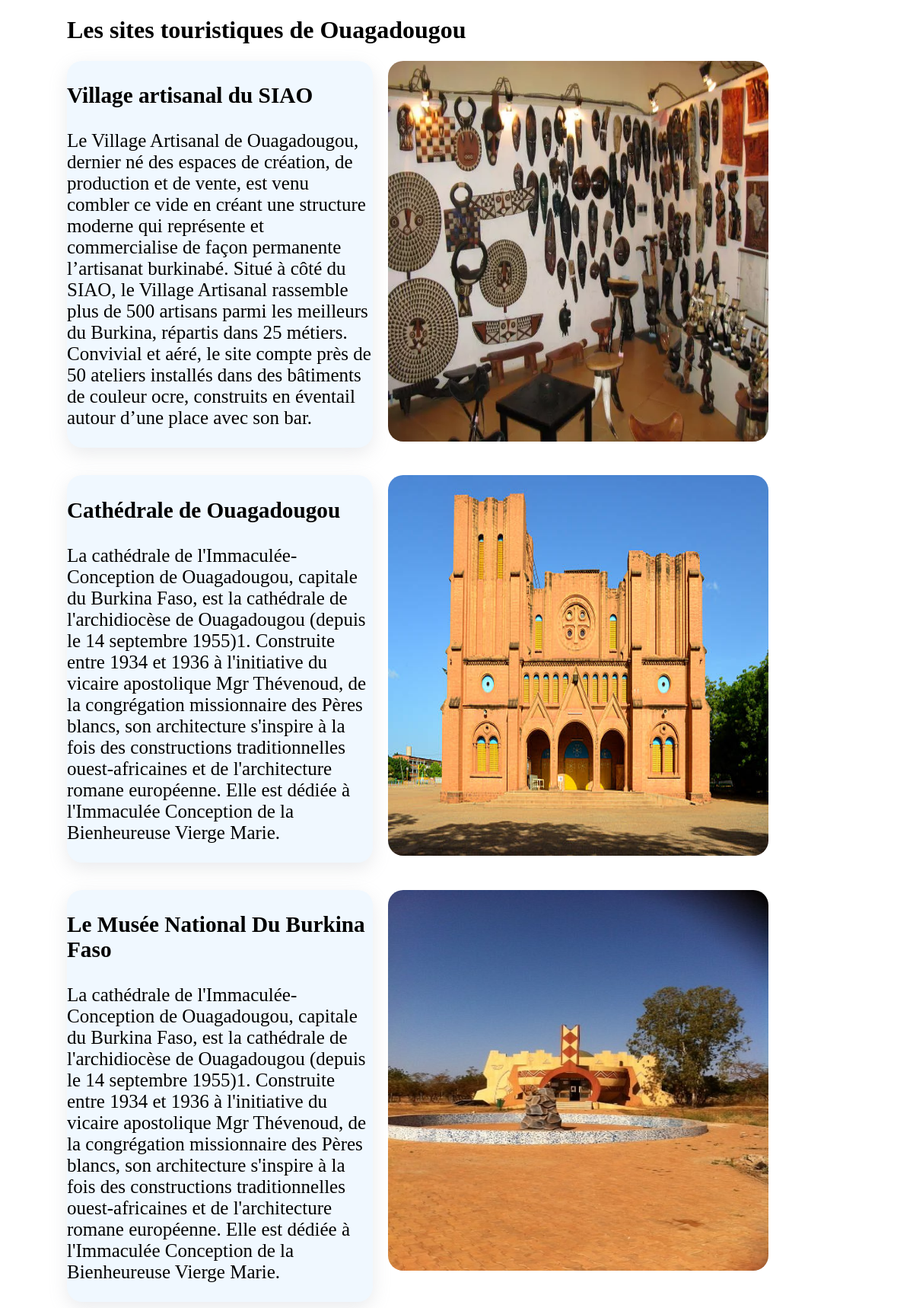
Screenshot of /ouaga.php with the database file from the repository.
### tables this page shows
CREATE TABLE `ouaga` (
  `id` int(11) NOT NULL,
  `titre1` varchar(255) NOT NULL,
  `titre2` varchar(255) NOT NULL,
  `titre3` varchar(255) NOT NULL,
  `ouagatext1` text NOT NULL,
  `ouagatext2` text NOT NULL,
  `ouagatext3` text NOT NULL,
  `ouagaimg1` text NOT NULL,
  `ouagaimg2` text NOT NULL,
  `ouagaimg3` text NOT NULL
);

### ouaga.php (the view, shortened to what this page needs)
<?php
try {
    $bdd = new PDO("mysql:host=localhost;dbname=site_touristique","root","",array(PDO::ATTR_ERRMODE => PDO::ERRMODE_EXCEPTION));
}
catch(Exception $e){
    die("erreur:" . $e->getMessage());
}
?>
<!DOCTYPE html>
<html lang="en">
<head>
    <link rel="stylesheet" href="ouaga.css">
</head>
<body>
    <h1 class="title2">Les sites touristiques de Ouagadougou</h1>
    <section class="ouaga">
    <?php
                 $ouaga = $bdd->query("SELECT * FROM ouaga");
                 while($donnees = $ouaga->fetch()){
             ?>
        <div class="ouaga1">
            <h3> <?php echo $donnees["titre1"] ?></h3>
            <p><?php echo $donnees["ouagatext1"] ?></p>
        </div>
        <div class="ouaga2">
            <img src="<?php echo $donnees["ouagaimg1"] ?>" class="ouagaimg">
        </div>
    </section> <br> <br>
    <section class="ouaga">
        <div class="ouaga1">
            <h3><?php echo $donnees["titre2"] ?></h3>
            <p><?php echo $donnees["ouagatext2"] ?></p>
        </div>
        <div class="ouaga2">
            <img src="<?php echo $donnees["ouagaimg2"] ?>" alt="" class="ouagaimg">
        </div>
    </section> <br> <br>
    <section class="ouaga">
        <div class="ouaga1">
            <h3><?php echo $donnees["titre3"] ?></h3>
            <p> <?php echo $donnees["ouagatext2"] ?></p>
        </div>
        <div class="ouaga2">
            <img src="<?php echo $donnees["ouagaimg3"] ?>" alt="" class="ouagaimg">
        </div>
        <?php } ?>
    </section>
</body>
</html>

### ouaga.css (style rules this page uses)
body { background-color: #fff; }
.title2 { margin-left: 80px; }
.ouaga { display: grid; grid-template-columns: 0.7fr 1fr; margin-right: 50px; margin-left: 50px; column-gap: 10px; }
.ouaga1 { border-radius: 20px; background-color: aliceblue; box-shadow: rgba(149, 157, 165, 0.2) 0px 8px 24px; font-size: 25px; margin-right: 10px; margin-left: 30px; }
.ouagaimg { width: 500px; height: 500px; border-radius: 20px; }

### rows the page displays
ouaga: titre1 "Village artisanal du SIAO", ouagatext1 "Le Village Artisanal de Ouagadougou, dernier né des espaces de création, de production et de vente, est venu combler ce vide en créant une structure moderne qui représente et commercialise de façon permanente l’artisanat burkinabé. Situé à côté du SIAO, le Village Artisanal rassemble plus de 500 artisans parmi les meilleurs du Burkina, répartis dans 25 métiers. Convivial et aéré, le site compte près de 50 ateliers installés dans des bâtiments de couleur ocre, construits en éventail autour d’une place avec son bar.", ouagaimg1 (picture), titre2 "Cathédrale de Ouagadougou", ouagatext2 "La cathédrale de l'Immaculée-Conception de Ouagadougou, capitale du Burkina Faso, est la cathédrale de l'archidiocèse de Ouagadougou (depuis le 14 septembre 1955)1. Construite entre 1934 et 1936 à l'initiative du vicaire apostolique Mgr Thévenoud, de la congrégation missionnaire des Pères blancs, son architecture s'inspire à la fois des constructions traditionnelles ouest-africaines et de l'architecture romane européenne. Elle est dédiée à l'Immaculée Conception de la Bienheureuse Vierge Marie.", ouagaimg2 (picture), titre3 "Le Musée National Du Burkina Faso", ouagaimg3 (picture)
